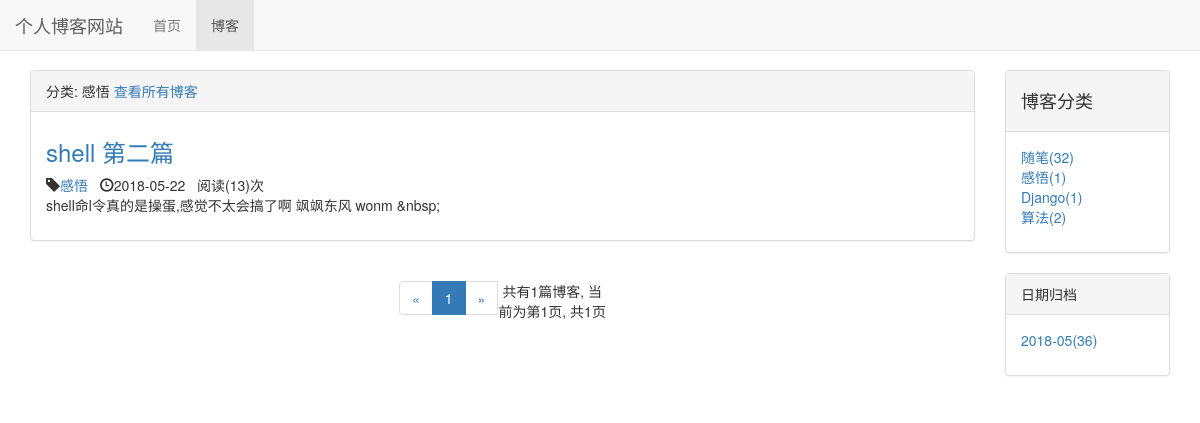
Page /blog/type/2 on the committed database.
### blog/models.py (models this page shows, shortened)
class BlogType(models.Model):
    type_name = models.CharField(max_length=15)
    def __str__(self):
        return self.type_name

class Blog(models.Model,ReadNUmExpandMethod):
    title = models.CharField(max_length=40)
    content = RichTextUploadingField()
    blog_type = models.ForeignKey(BlogType,on_delete=models.DO_NOTHING)
    author = models.ForeignKey(User,on_delete=models.DO_NOTHING)
    created_time = models.DateTimeField(auto_now_add=True)
    last_updated_time = models.DateTimeField(auto_now=True)
    class Meta:
        ordering =['-created_time']

### read_statistics/models.py (models this page shows)
class ReadNum(models.Model):
    read_num = models.IntegerField(default=0)
    content_type = models.ForeignKey(ContentType, on_delete=models.DO_NOTHING)
    object_id = models.PositiveIntegerField()
    content_object = GenericForeignKey('content_type', 'object_id')

### blog/views.py (the view)
# urls.py: path('type/<int:blog_type_pk>',views.blogs_with_type,name="blogs_with_type"),   #博客类型
def blogs_with_type(request , blog_type_pk):
    blog_type = get_object_or_404(BlogType,pk=blog_type_pk)
    blogs_all_list = Blog.objects.filter(blog_type=blog_type)
    context = blog_list_common_data(request, blogs_all_list)
    context['blog_type'] = blog_type
    return  render_to_response('blog/blogs_with_type.html', context)

### read_statistics/models.py (called while the page is built)
    def get_read_num(self):
        try:
            ct = ContentType.objects.get_for_model(self)
            readnum = ReadNum.objects.get(content_type=ct, object_id=self.pk)
            return readnum.read_num
        except ObjectDoesNotExist:
            return 0

### blog/templates/blog/blogs_with_type.html (shortened to what this page needs)
{% extends 'blog/blog_list.html' %}
{% block blog_list_title %}
    分类: {{ blog_type.type_name }}
       <a href="{% url 'blog_list' %}">查看所有博客</a>
{% endblock %}

### blog/templates/blog/blog_list.html (shortened to what this page needs)
{% extends  'base.html' %}
{% block  nav_blog_active%}active{% endblock %}
{% load staticfiles %}
{% block header_extends %}
    <link rel="stylesheet" href="{% static 'blog/blog.css' %}">
{% endblock %}
{% block content%}
    <div class="container">
        <div class="row">
            <div class=" col-xs-12 col-sm-8 col-md-9 col-lg-10">
                <div class="panel panel-default">
                    <div class="panel-heading"> {% block blog_list_title %}{% endblock %}
                    </div>
                    <div class="panel-body">
                        {% for blog in blogs %}
                            <div class="blog">
                                 <h3><a href="{% url 'blog_detail' blog.pk %}">{{ blog.title }}</a></h3>
                                <p class="blog-info">
                                    <span class="glyphicon glyphicon-tag"></span><a href="{%  url 'blogs_with_type' blog.blog_type.pk %}">{{ blog.blog_type }}</a>&nbsp;&nbsp;
                                    <span class="glyphicon glyphicon-time"></span>{{ blog.created_time|date:"Y-m-d " }}&nbsp;&nbsp;阅读({{ blog.get_read_num }})次
                                </p>
                                 <p>{{ blog.content|striptags|truncatechars:120 }}</p>
                            </div>
                        {% empty %}
                            <div class="blog">
                                <h3>暂无博客,敬请期待</h3>
                            </div>
                        {% endfor %}
                    </div>
                </div>
                <div class="paginator">
                      <ul class="pagination">
                            <li>
                                {% if page_of_blogs.has_previous %}
                                    <a href="?page={{ page_of_blogs.previous_page_number }}" aria-label="Previous">
                                       <span aria-hidden="true">&laquo;</span>
                                    </a>
                                {% else %}
                                    <span aria-hidden="true">&laquo;</span>
                                {% endif %}
                            </li>
                                 {% for page_num in page_range%}
                                     {% if  page_num == page_of_blogs.number%}
                                         <li class="active"><span>{{ page_num }}</span></li>
                                     {% else %}
                                         {% if page_num == '...'%}
                                            <li ><span>{{ page_num }}</span></li>
                                         {% else %}
                                              <li><a href="?page={{ page_num }}">{{ page_num }}</a></li>
                                         {% endif %}
                                     {% endif %}
                                 {% endfor %}
                            <li>
                                {% if page_of_blogs.has_next %}
                                  <a href="?page={{ page_of_blogs.next_page_number }}" aria-label="Next">
                                    <span aria-hidden="true">&raquo;</span>
                                  </a>
                                {% else %}
                                    <span aria-hidden="true">&raquo;</span>
                                {% endif %}
                            </li>
                             <p>
                                 共有{{ page_of_blogs.paginator.count}}篇博客,
                                 当前为第{{ page_of_blogs.number }}页,
                                 共{{ page_of_blogs.paginator.num_pages }}页
                             </p>
                      </ul>
                </div>
            </div>
            <div class=" hidden-xs col-sm-4 col-md-3 col-lg-2">
                <div class="panel panel-default">
                    <div class="panel-heading">
                        <h4>博客分类</h4>
                    </div>
                    <div class="panel-body">
                        <ul  class="blog-types" >
                             {% for blogtype in blog_types %}
                                 <li><a href="{%  url 'blogs_with_type' blogtype.pk %}">{{ blogtype.type_name }}({{ blogtype.blog_count }})</a></li>
                                {% empty %}
                                 <li>暂无分类</li>
                             {% endfor %}
                        </ul>
                    </div>
                </div>
                <div class="panel panel-default">
                    <div class="panel-heading">日期归档</div>
                    <div class="panel-body">
                        <ul  >
                            {% for blog_date,blog_count in blog_dates.items %}
                                <li>
                                    <a href="{% url 'blogs_with_date' blog_date.year blog_date.month %}">
                                        {{ blog_date|date:'Y-m' }}({{ blog_count }})
                                    </a>
                                </li>
                            {% endfor %}
                        </ul>
                    </div>
                </div>
            </div>
        </div>
    </div>
{% endblock %}

### templates/static/base.css (style rules this page uses)
* { margin: 0; padding: 0; }
ul { list-style-type: none; }

### blog/static/blog/blog.css (style rules this page uses)
ul.blog-types { list-style-type: none; }
div.blog h3 { margin-top: 0.5em; }
div.blog p.blog-info { margin-bottom: 0; }
div.paginator { text-align:center; }

### rows in the picture
BlogType: type_name "感悟", blog_count "1"
Blog: title "shell 第二篇", blog_type "感悟", created_time "2018-05-22", get_read_num "13", content "shell命l令真的是操蛋,感觉不太会搞了啊 飒飒东风 wonm &nbsp;"
BlogType: type_name "随笔", blog_count "32"
BlogType: type_name "Django", blog_count "1"
BlogType: type_name "算法", blog_count "2"

### other values in the picture
{{ page_num }} "1"
{{ page_of_blogs.paginator.count }} "1"
{{ page_of_blogs.number }} "1"
{{ page_of_blogs.paginator.num_pages }} "1"
{{ blog_date|date:'Y-m' }} "2018-05"
{{ blog_count }} "36"
